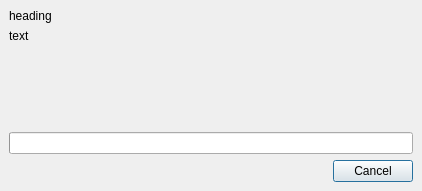
<ui version="4.0" >
 <class>ProgressDialog</class>
 <widget class="QDialog" name="ProgressDialog" >
  <property name="geometry" >
   <rect>
    <x>0</x>
    <y>0</y>
    <width>422</width>
    <height>191</height>
   </rect>
  </property>
  <property name="windowTitle" >
   <string>Dialog</string>
  </property>
  <layout class="QVBoxLayout" >
   <property name="margin" >
    <number>9</number>
   </property>
   <property name="spacing" >
    <number>6</number>
   </property>
   <item>
    <widget class="QLabel" name="heading" >
     <property name="sizePolicy" >
      <sizepolicy>
       <hsizetype>1</hsizetype>
       <vsizetype>0</vsizetype>
       <horstretch>0</horstretch>
       <verstretch>0</verstretch>
      </sizepolicy>
     </property>
     <property name="text" >
      <string>heading</string>
     </property>
    </widget>
   </item>
   <item>
    <widget class="QLabel" name="text" >
     <property name="sizePolicy" >
      <sizepolicy>
       <hsizetype>5</hsizetype>
       <vsizetype>1</vsizetype>
       <horstretch>0</horstretch>
       <verstretch>0</verstretch>
      </sizepolicy>
     </property>
     <property name="text" >
      <string>text</string>
     </property>
     <property name="alignment" >
      <set>Qt::AlignLeading|Qt::AlignLeft|Qt::AlignTop</set>
     </property>
     <property name="wordWrap" >
      <bool>true</bool>
     </property>
    </widget>
   </item>
   <item>
    <widget class="QProgressBar" name="progress" >
     <property name="textVisible" >
      <bool>false</bool>
     </property>
     <property name="invertedAppearance" >
      <bool>false</bool>
     </property>
    </widget>
   </item>
   <item>
    <widget class="QDialogButtonBox" name="buttons" >
     <property name="orientation" >
      <enum>Qt::Horizontal</enum>
     </property>
     <property name="standardButtons" >
      <set>QDialogButtonBox::Cancel</set>
     </property>
    </widget>
   </item>
  </layout>
 </widget>
 <resources/>
 <connections>
  <connection>
   <sender>buttons</sender>
   <signal>accepted()</signal>
   <receiver>ProgressDialog</receiver>
   <slot>accept()</slot>
   <hints>
    <hint type="sourcelabel" >
     <x>248</x>
     <y>254</y>
    </hint>
    <hint type="destinationlabel" >
     <x>157</x>
     <y>274</y>
    </hint>
   </hints>
  </connection>
  <connection>
   <sender>buttons</sender>
   <signal>rejected()</signal>
   <receiver>ProgressDialog</receiver>
   <slot>reject()</slot>
   <hints>
    <hint type="sourcelabel" >
     <x>316</x>
     <y>260</y>
    </hint>
    <hint type="destinationlabel" >
     <x>286</x>
     <y>274</y>
    </hint>
   </hints>
  </connection>
 </connections>
</ui>
